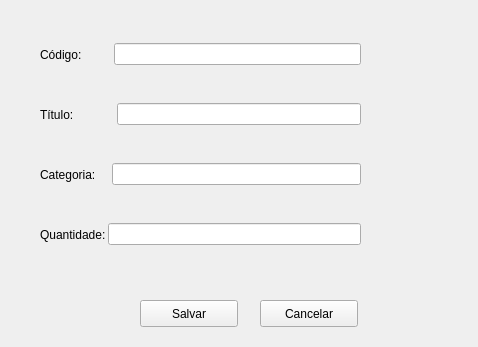
<?xml version="1.0" encoding="UTF-8"?>
<ui version="4.0">
 <class>Form</class>
 <widget class="QWidget" name="Form">
  <property name="geometry">
   <rect>
    <x>0</x>
    <y>0</y>
    <width>478</width>
    <height>347</height>
   </rect>
  </property>
  <property name="windowTitle">
   <string>Cadastro de Filme</string>
  </property>
  <widget class="QPushButton" name="cfbtsalvar">
   <property name="geometry">
    <rect>
     <x>140</x>
     <y>300</y>
     <width>98</width>
     <height>27</height>
    </rect>
   </property>
   <property name="text">
    <string>Salvar</string>
   </property>
  </widget>
  <widget class="QPushButton" name="cfbtcancelar">
   <property name="geometry">
    <rect>
     <x>260</x>
     <y>300</y>
     <width>98</width>
     <height>27</height>
    </rect>
   </property>
   <property name="text">
    <string>Cancelar</string>
   </property>
  </widget>
  <widget class="QWidget" name="layoutWidget">
   <property name="geometry">
    <rect>
     <x>40</x>
     <y>40</y>
     <width>321</width>
     <height>29</height>
    </rect>
   </property>
   <layout class="QHBoxLayout" name="horizontalLayout_5">
    <property name="spacing">
     <number>32</number>
    </property>
    <item>
     <widget class="QLabel" name="label_5">
      <property name="text">
       <string>Código:</string>
      </property>
      <property name="margin">
       <number>3</number>
      </property>
     </widget>
    </item>
    <item>
     <widget class="QLineEdit" name="cfcodigo"/>
    </item>
   </layout>
  </widget>
  <widget class="QWidget" name="">
   <property name="geometry">
    <rect>
     <x>40</x>
     <y>100</y>
     <width>321</width>
     <height>29</height>
    </rect>
   </property>
   <layout class="QHBoxLayout" name="horizontalLayout_2">
    <property name="spacing">
     <number>43</number>
    </property>
    <item>
     <widget class="QLabel" name="label_2">
      <property name="text">
       <string>Título:</string>
      </property>
      <property name="margin">
       <number>2</number>
      </property>
     </widget>
    </item>
    <item>
     <widget class="QLineEdit" name="cftitulo"/>
    </item>
   </layout>
  </widget>
  <widget class="QWidget" name="">
   <property name="geometry">
    <rect>
     <x>40</x>
     <y>160</y>
     <width>321</width>
     <height>29</height>
    </rect>
   </property>
   <layout class="QHBoxLayout" name="horizontalLayout_3">
    <property name="spacing">
     <number>16</number>
    </property>
    <item>
     <widget class="QLabel" name="label_3">
      <property name="text">
       <string>Categoria:</string>
      </property>
      <property name="margin">
       <number>3</number>
      </property>
     </widget>
    </item>
    <item>
     <widget class="QLineEdit" name="cfcategoria"/>
    </item>
   </layout>
  </widget>
  <widget class="QWidget" name="">
   <property name="geometry">
    <rect>
     <x>40</x>
     <y>220</y>
     <width>321</width>
     <height>29</height>
    </rect>
   </property>
   <layout class="QHBoxLayout" name="horizontalLayout_4">
    <property name="spacing">
     <number>2</number>
    </property>
    <item>
     <widget class="QLabel" name="label_4">
      <property name="text">
       <string>Quantidade:</string>
      </property>
      <property name="margin">
       <number>3</number>
      </property>
     </widget>
    </item>
    <item>
     <widget class="QLineEdit" name="cfquantidade"/>
    </item>
   </layout>
  </widget>
  <zorder>lineEdit</zorder>
  <zorder>cftitulo</zorder>
  <zorder>cfcategoria</zorder>
  <zorder>cfquantidade</zorder>
  <zorder>label</zorder>
  <zorder>label_2</zorder>
  <zorder>label_3</zorder>
  <zorder>label_4</zorder>
  <zorder>cfbtsalvar</zorder>
  <zorder>cfbtcancelar</zorder>
  <zorder>layoutWidget</zorder>
  <zorder>label_5</zorder>
 </widget>
 <resources/>
 <connections/>
</ui>
